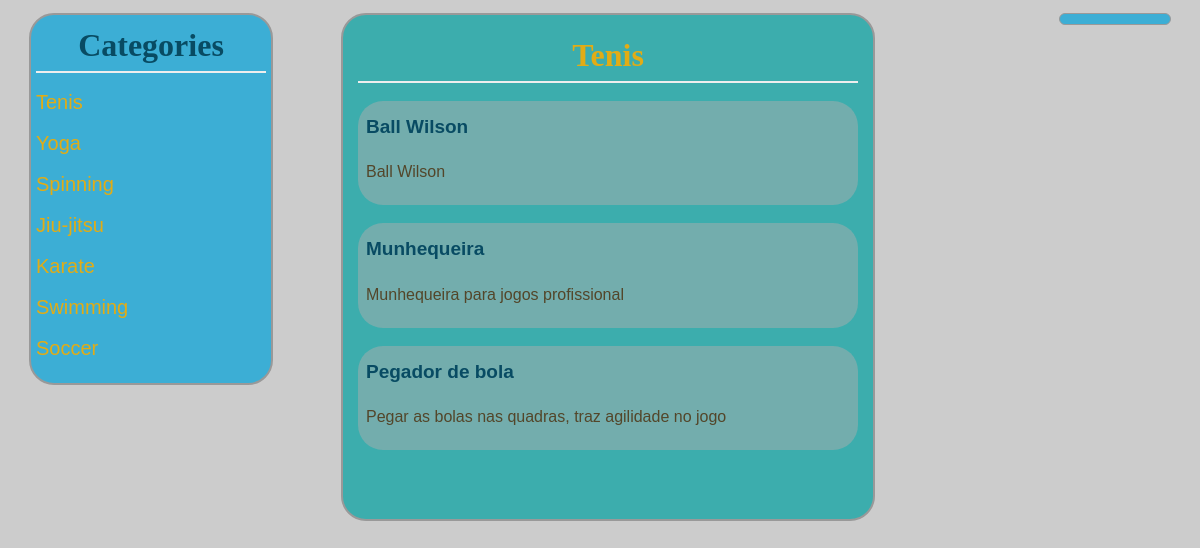
Page /category/1/items/ on the earlier database version.
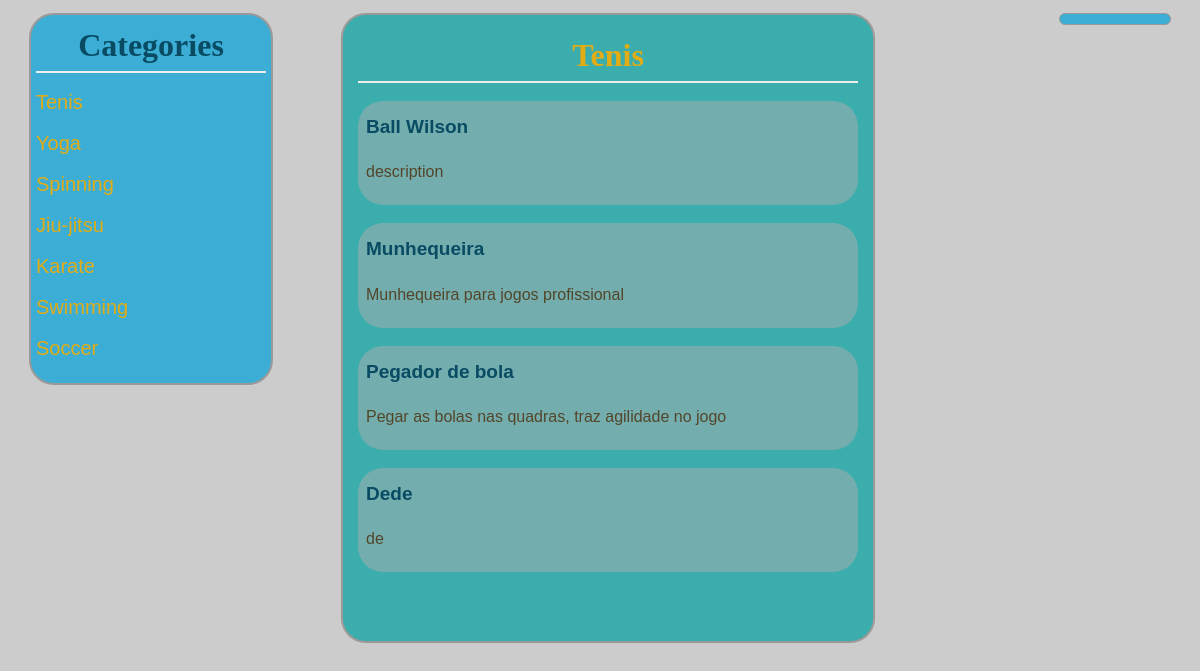
Same page on the later database version.
### database_setup.py (models this page shows, shortened)
class Category(Base):
    __tablename__ = 'category'
    id = Column(Integer, primary_key=True)
    name = Column(String(250), nullable=False)

class CatalogItem(Base):
    __tablename__ = 'catalog_item'
    name = Column(String(80), nullable=False)
    id = Column(Integer, primary_key=True)
    description = Column(String(5050))
    category_id = Column(Integer, ForeignKey('category.id'))
    category = relationship(Category)
    owner_id = Column(Integer, ForeignKey('user.id'))
    owner = relationship(User)

### catalog_project.py (the view)
@app.route('/category/<int:category_id>/')
@app.route('/category/<int:category_id>/items/')
def showItems(category_id):
    categories = session.query(Category).all()
    category = session.query(Category).filter_by(id=category_id).one()
    items = session.query(CatalogItem).filter_by(
        category_id=category_id).all()
    return render_template('catalogItems.html', items=items, category=category, categories=categories, loggedin=hasValidLogin())

### catalog_project.py (called while the page is built)
def hasValidLogin():
    if 'username' not in login_session:
        return False;
    else:
        return True;

### templates/catalogItems.html (shortened to what this page needs)
<html>
<head>
    <link rel=stylesheet type=text/css href="{{ url_for('static', filename='styles.css') }}">
</head>
<body>
    <div class='pane'>
        <h1>Categories</h1>
        <br>
        {% for category in categories %}
        <div style="position: relative;">
            <a href="{{url_for('showItems', category_id = category.id)}}">
                <span id="item_menu">
                    {{category.name}}
                </span>
            </a>
            <br>
            <br>
        </div>
        {% endfor %}
    </div>
    <div class='details'>
        <h1 style="color: #e2ac15;">{{ category.name }}</h1>
         {% if items !=[] %}
        {% for i in items %}
        <div class='card'>
            <h4>{{i.name}}</h4>
            <p id="item_description">{{i.description}}</p>
        </div>
        {% endfor %}
        {% else %}
        <p> You currently have no menu items.
            <p>
                <a href="{{url_for('newCatalogItem', category_id = category.id )}}">Create New Item</a>
                {% endif %}
    </div>
    <div class='login_pane' id='login_pane'>
    </div>
</body>
</html>

### static/styles.css (style rules this page uses)
body { font-family: "Trebuchet MS", Helvetica, sans-serif; background-color: #CCCCCC; background-image: url('https://wwwumviajantecombr-jmyt0ry.stackpathdns.com/wp-content/uploads/2018/10/curacao-caribe-um-viajante-001-2.jpg'); background-size:cover; }
h1, h2 { color: #084b63; }
h4 { color: #084b63; font-size: 19px; margin-top: 7px; }
h1, h2 { font-family: 'Georgia', serif; margin: 0; }
h1 { border-bottom: 2px solid #eee; text-align: center; padding: 7px; }
p { color: #084b63; }
a { text-decoration: none; color: #e2ac15; font-size: 12px; }
.pane { position:absolute; left: 2%; border: 2px solid; min-width: 230px; border-radius: 25px; padding: 5px; margin: 5px; border-color: #999999; background-color: #1aa8d8ce; }
.login_pane { position:absolute; right: 2%; border: 1px solid; min-width: 100px; border-radius: 25px; padding: 5px; margin: 5px; border-color: #999999; background-color: #1aa8d8ce; }
.details { position:absolute; left: 28%; border: 2px solid; border-radius: 25px; padding: 15px; margin: 5px; border-color: #999999; background-color: #19a6a6cb; min-width: 500px; max-width: 650px; }
.card { border-radius: 25px; padding: 8px; border-color: #999999; background-color: #afaeae79 }
#item_menu { color: #e2ac15; font-size: 20px; }
#item_description { color: #53462a; font-size: 16px; }

Differences in the rows shown:
changed CatalogItem "Ball Wilson": description "Ball Wilson" → "description"
added CatalogItem: name "Dede", description "de"
